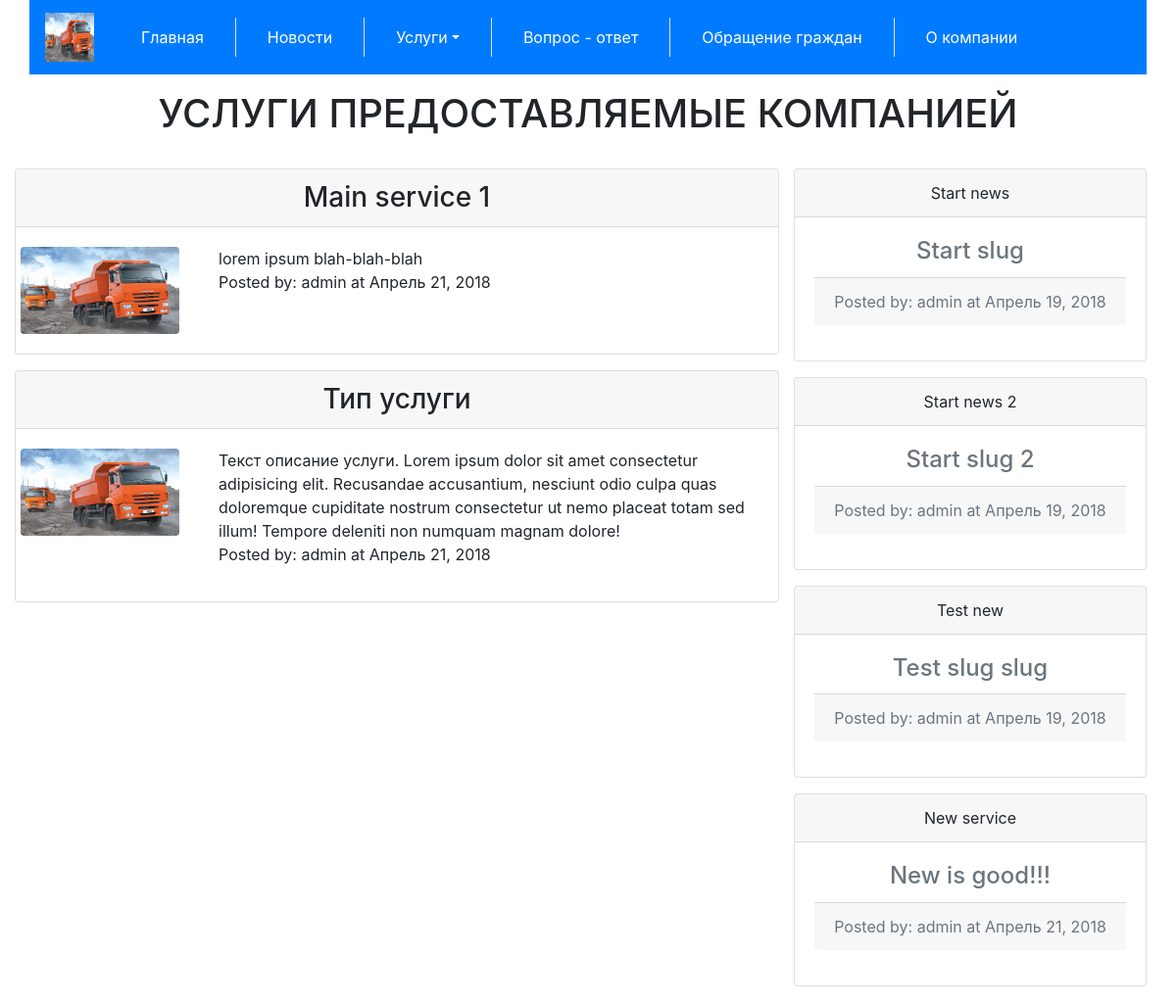
The app's page /service/ with its own data.
### server/models.py (models this page shows, shortened)
class Service(models.Model):
    objects = models.Manager()
    class Meta:
        ordering = ['posted', ]
    title = models.TextField(
        default="New",
        verbose_name="Service title"
    )
    foto = models.TextField(
        default="Foto",
        verbose_name="Way to foto"
    )
    foto_title = models.TextField(
        default="Foto",
        verbose_name="Foto title"
    )
    author = models.TextField(
        default="Author",
        verbose_name="Service Author"
    )
    body = models.TextField(
        default='Body',
        verbose_name="Service body"
    )
    posted = models.DateField(
        db_index=True,
        auto_now_add=True
    )

class News(models.Model):
    objects = models.Manager()
    class Meta:
        ordering = ['posted', ]
    title = models.TextField(
        default="New",
        verbose_name="News title"
    )
    slug = models.SlugField(
        max_length=100,
        unique=True
    )
    author = models.TextField(
        default="Author",
        verbose_name="Newws Author"
    )
    body = models.TextField(
        default='Body',
        verbose_name="News body"
    )
    posted = models.DateField(
        db_index=True,
        auto_now_add=True
    )

### server/views.py (the view)
# urls.py: url(r'^service/', server_views.service, name='service'),
def service(request):
    return render(
        request=request,
        template_name='service.html',
        context={
            "news": News.objects.all()[:5],
            "service": Service.objects.all()[:5]
        }
    )

### templates/service.html
{% extends "base.html" %}
{% block content %}
    <div class="col-xl-12">
        <h1 class="text-center text-uppercase my-3">Услуги предоставляемые компанией</h1>
    </div>
    <div class="row">
        <article class="col-xl-8 col-lg-8">
            {% if service %}
                {% for n in service %}
                    <div class="row card rounded-top my-3">
                        <h3 class="card-header text-center" >{{ n.title }}</h3>
                        <div class="row">
                            <div class="col-lg-3 col-md-4 card-body">
                                <img  class="img-fluid rounded " src="../static/img/Kamaz.jpg" alt="{{ n.foto_title }}">
                            </div>
                            <div class="col-lg-9 col-md-8 card-body">
                                {{ n.body }}
                                <p class="posted-by">Posted by: {{ n.author }} at {{ n.posted }}</p>
                            </div>
                        </div>
                    </div>
                {% endfor %}
            {% else %}
                <h1 class="text-center text-uppercase my-3">Здесь пока нет услуг</h1>
            {% endif %}
        </article>
        <aside class="col-xl-4 col-lg-4">
            {% if news %}
                {% for n in news %}
                    <div class="card my-3 text-center">
                        <div class="card-header">{{ n.title }}</div>
                        <div class="card-body text-secondary">
                            <h4 class="card-title">{{ n.slug }}</h4>
                            <p class="card-footer">Posted by: {{ n.author }} at {{ n.posted }}</p>
                        </div>
                    </div>
                {% endfor %}
            {% else %}
                <p>No News</p>
            {% endif %}
        </aside>
    </div>
{% endblock %}

### records on screen
Service: title "Main service 1", body "lorem ipsum blah-blah-blah", author "admin", posted "Апрель 21, 2018"
Service: title "Тип услуги", body "Текст описание услуги. Lorem ipsum dolor sit amet consectetur adipisicing elit. Recusandae accusantium, nesciunt odio culpa quas doloremque cupiditate nostrum consectetur ut nemo placeat totam sed illum! Tempore deleniti non numquam magnam dolore!", author "admin", posted "Апрель 21, 2018"
News: title "Start news", slug "Start slug", author "admin", posted "Апрель 19, 2018"
News: title "Start news 2", slug "Start slug 2", author "admin", posted "Апрель 19, 2018"
News: title "Test new", slug "Test slug slug", author "admin", posted "Апрель 19, 2018"
News: title "New service", slug "New is good!!!", author "admin", posted "Апрель 21, 2018"
